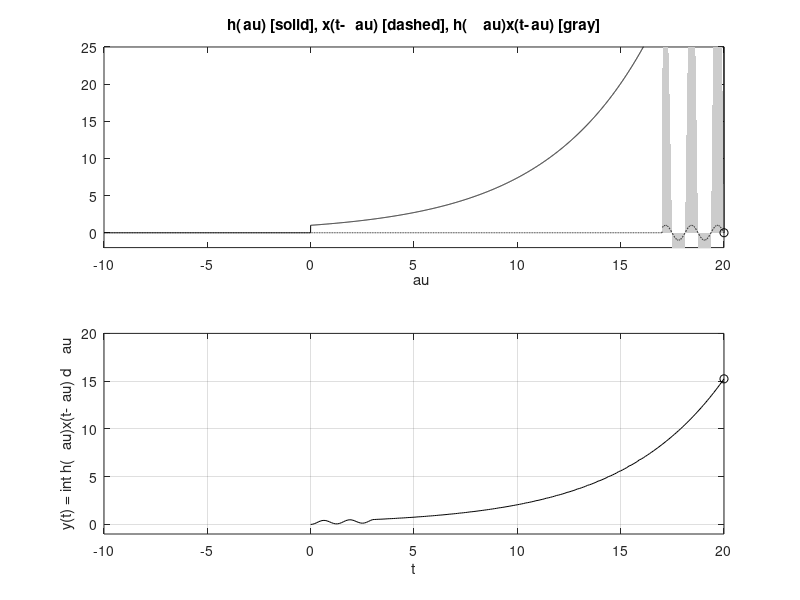

Source code (MATLAB):
%C31
u = @(t) 1.0.* (t>=0);

% From text x(t)

x = @(t) sin(5*t).*(u(t) - u(t-3));

% Shorten each impulse response function 
%h1 from 0 to 20

h = @(t) exp(t/5).*(u(t)-u(t-20));


dtau = 0.005; 
tau = -10:dtau:20;
ti = 0; 
tvec = 0:.1:20;
y = NaN*zeros(1,length(tvec));
% Pre-allocate memory


for t = tvec,
    ti = ti+1; % Time index
    xh = x(t-tau).*h(tau); lxh = length(xh);
    y(ti) = sum(xh.*dtau); % Trapezoidal approximation of convolution integral
    subplot(2,1,1),plot(tau,h(tau),"k-",tau,x(t-tau),"k--",t,0,"ok");
    axis([tau(1) tau(end) -2.0 25]);
    patch([tau(1:end-1);tau(1:end-1);tau(2:end);tau(2:end)],...
    [zeros(1,lxh-1);xh(1:end-1);xh(2:end);zeros(1,lxh-1)],...
    [.8 .8 .8],"edgecolo","none");
    xlabel("\tau"); title("h(\tau) [solid], x(t-\tau) [dashed], h(\tau)x(t-\tau) [gray]");
    c = get(gca,"children"); set(gca,"children",[c(2);c(3);c(4);c(1)]);
    subplot(2,1,2),plot(tvec,y,"k",tvec(ti),y(ti),"ok");
    xlabel("t"); ylabel("y(t) = \int h(\tau)x(t-\tau) d\tau");
    axis([tau(1) tau(end) -1.0 20]); grid;
    drawnow; 

    %or use pause to manuallly step through the vonvlutions process
end